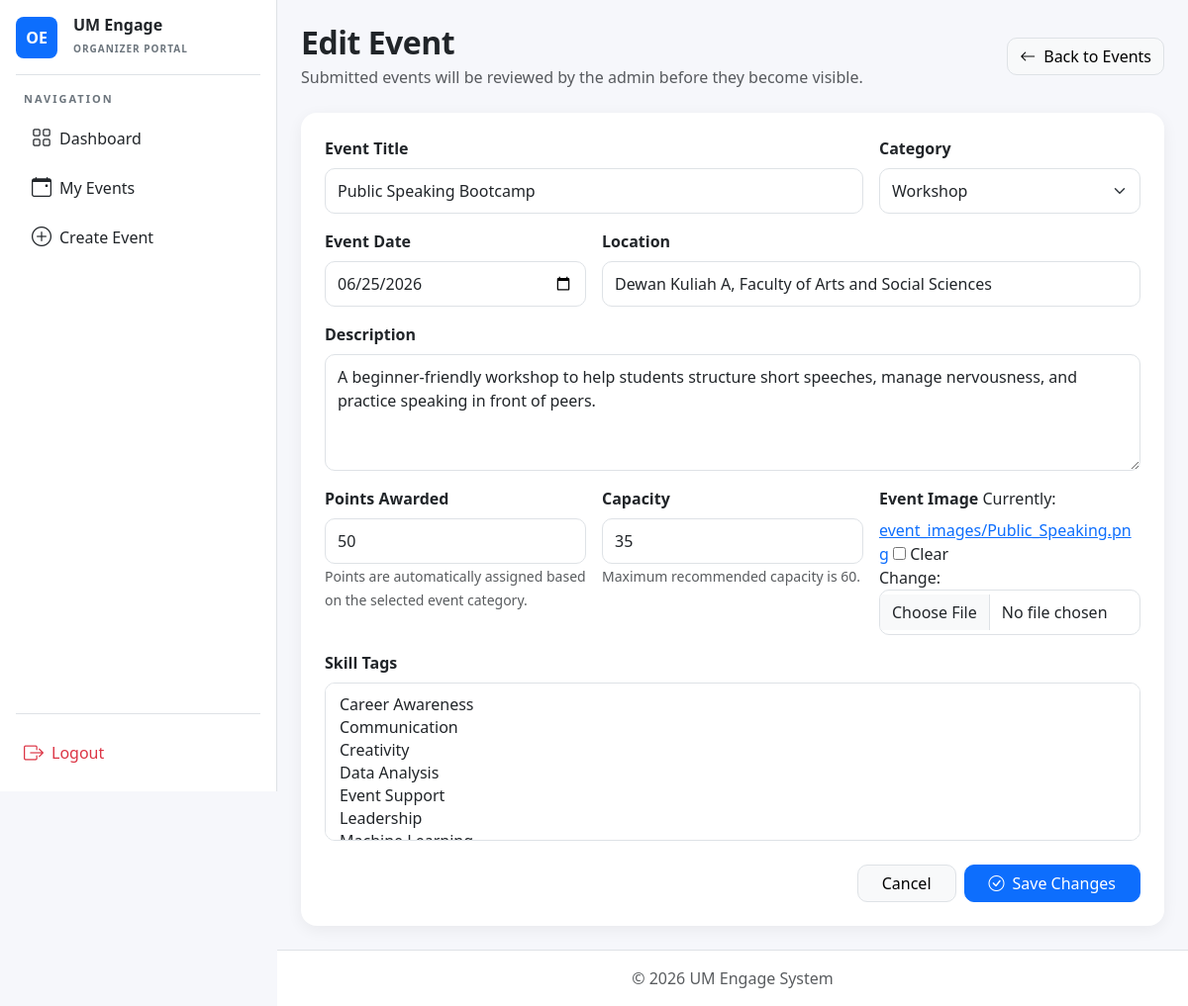
The page /organizer/events/5/edit/ (signed in) on the database as committed earlier.
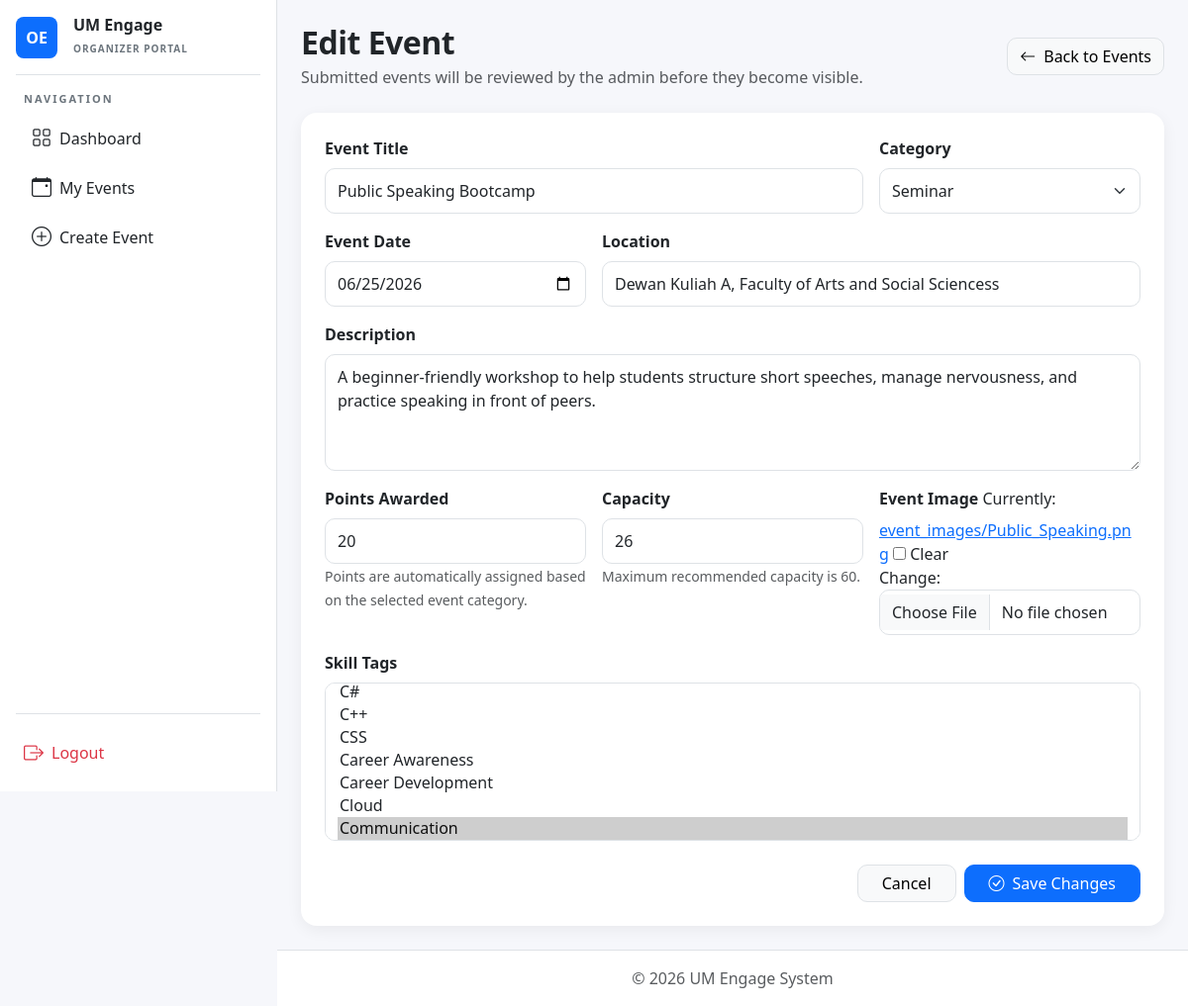
The same page on the database as committed later.
### core/models.py (models this page shows, shortened)
class Event(models.Model):
    APPROVAL_CHOICES = [
        ('Pending', 'Pending'),
        ('Approved', 'Approved'),
        ('Rejected', 'Rejected'),
    ]
    event_organizer = models.ForeignKey(User, on_delete=models.CASCADE, related_name='events')
    event_title = models.CharField(max_length=200)
    event_description = models.TextField()
    event_date = models.DateField()
    event_location = models.CharField(max_length=255)
    event_approval_status = models.CharField(
        max_length=20,
        choices=APPROVAL_CHOICES,
        default='Pending'
    )
    event_created_at = models.DateTimeField(auto_now_add=True)
    event_image = models.ImageField(upload_to='event_images/', blank=True, null=True)
    points_awarded = models.IntegerField(default=0)
    skill_tags = models.ManyToManyField('core.SkillTag', blank=True, related_name='events')
    event_capacity = models.PositiveIntegerField(
        default=0,
        help_text="Maximum number of attendees allowed"
    )
    event_category = models.CharField(max_length=100, default='General')

### organizer/views.py (the view)
# urls.py: path('events/<int:event_id>/edit/', views.edit_event, name='edit_event'),
@organizer_required
@never_cache
def edit_event(request, event_id):
    event = get_object_or_404(Event, id=event_id, event_organizer=request.user)
    if request.method == 'POST':
        form = EventForm(request.POST, request.FILES, instance=event)
        if form.is_valid():
            updated_event = form.save(commit=False)
            updated_event.event_approval_status = 'Pending'
            updated_event.points_awarded = POINTS_BY_CATEGORY.get(updated_event.event_category, 0)
            updated_event.save()
            form.save_m2m()
            return redirect('organizer:events')
    else:
        form = EventForm(instance=event)
    return render(request, 'organizer/event_form.html', {
        'form': form,
        'title': 'Edit Event',
        'button_text': 'Save Changes'
    })

### core/models.py (called while the page is built)
    def __str__(self):
        return self.name

### organizer/templates/organizer/event_form.html (shortened to what this page needs)
{% extends "organizer/organizer_base.html" %}
{% block content %}
<div class="d-flex justify-content-between align-items-center mb-4">
    <div>
        <h2 class="page-title mb-1">{{ title }}</h2>
        <p class="text-muted mb-0">Submitted events will be reviewed by the admin before they become visible.</p>
    </div>
    <a href="{% url 'organizer:events' %}" class="btn btn-light border">
        <i class="bi bi-arrow-left me-2"></i>Back to Events
    </a>
</div>
<div class="card soft-card">
    <div class="card-body p-4">
        <form method="POST" enctype="multipart/form-data">
            <div class="row g-3">
                <div class="col-md-8">
                    <label class="form-label fw-semibold">Event Title</label>
                    {{ form.event_title }}
                </div>
                <div class="col-md-4">
                    <label class="form-label fw-semibold">Category</label>
                    {{ form.event_category }}
                </div>
                <div class="col-md-4">
                    <label class="form-label fw-semibold">Event Date</label>
                    {{ form.event_date }}
                </div>
                <div class="col-md-8">
                    <label class="form-label fw-semibold">Location</label>
                    {{ form.event_location }}
                </div>
                <div class="col-12">
                    <label class="form-label fw-semibold">Description</label>
                    {{ form.event_description }}
                </div>
                <div class="col-md-4">
                    <label class="form-label fw-semibold">Points Awarded</label>
                    {{ form.points_awarded }}
                    <small class="text-muted">
                        Points are automatically assigned based on the selected event category.
                    </small>
                </div>
                <div class="col-md-4">
                    <label class="form-label fw-semibold">Capacity</label>
                    {{ form.event_capacity }}
                    <small class="text-muted">Maximum recommended capacity is 60.</small>
                </div>
                <div class="col-md-4">
                    <label class="form-label fw-semibold">Event Image</label>
                    {{ form.event_image }}
                </div>
                <div class="col-12">
                    <label class="form-label fw-semibold">Skill Tags</label>
                    {{ form.skill_tags }}
               </div>
            </div>
            <div class="d-flex justify-content-end gap-2 mt-4">
                <a href="{% url 'organizer:events' %}" class="btn btn-light border px-4">Cancel</a>
                <button type="submit" class="btn btn-primary px-4">
                    <i class="bi bi-check-circle me-2"></i>{{ button_text }}
                </button>
            </div>
        </form>
    </div>
</div>
{% endblock %}

Rows that differ between the two databases and show on the page:
changed Event "Public Speaking Bootcamp": event_category "Workshop" → "Seminar"; event_location "Dewan Kuliah A, Faculty of Arts and Social Sciences" → "Dewan Kuliah A, Faculty of Arts and Social Sciencess"; points_awarded "50" → "20"; event_capacity "35" → "26"
Other text that changed with them:
form field skill_tags: "Career Awareness / Communication / Creativity / Data Analysis / Event Support / Leadership" → "C# / C++ / CSS / Career Awareness / Career Development / Cloud / Communication ☑"
